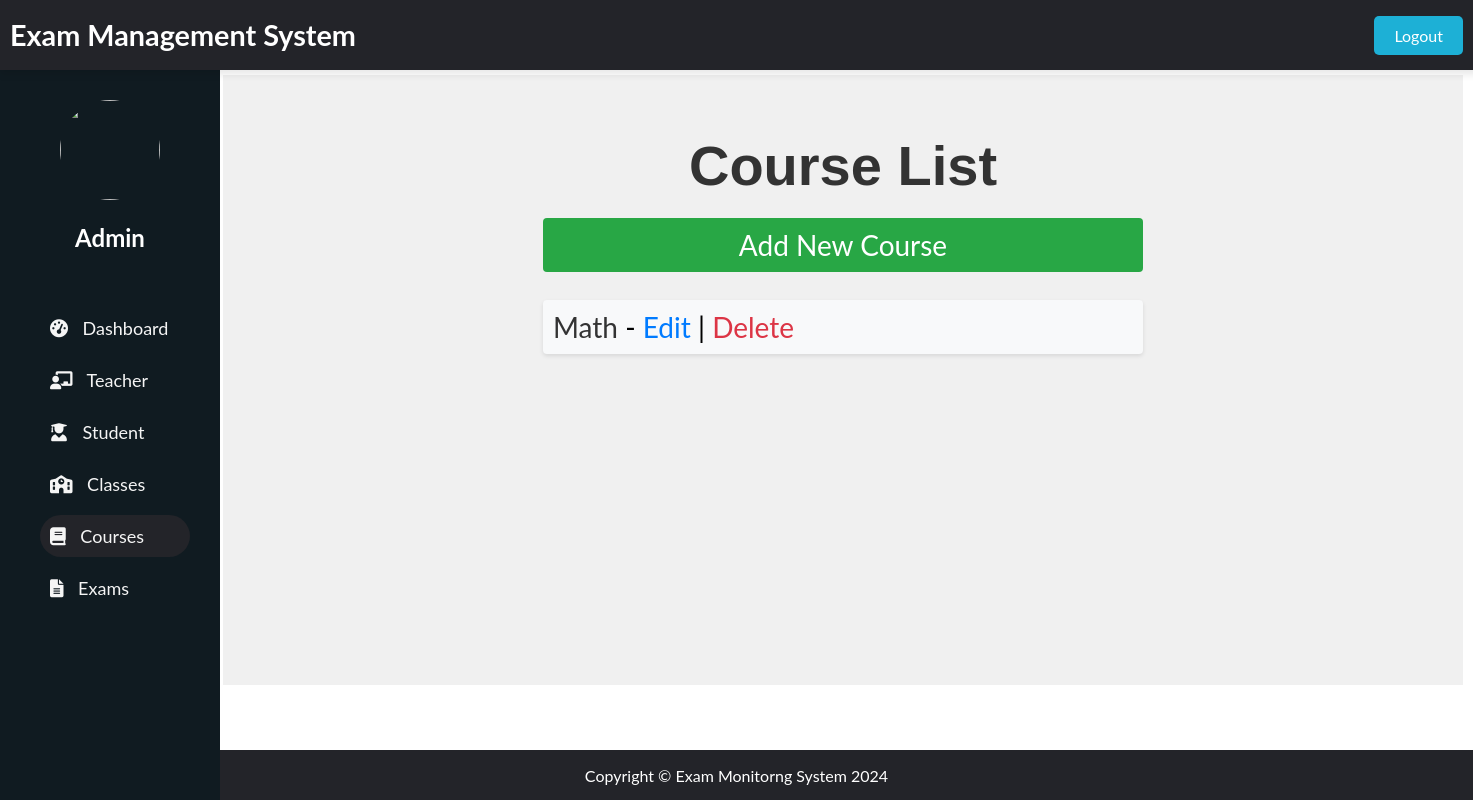
The page /adminpanel/courses/all on the database as committed earlier.
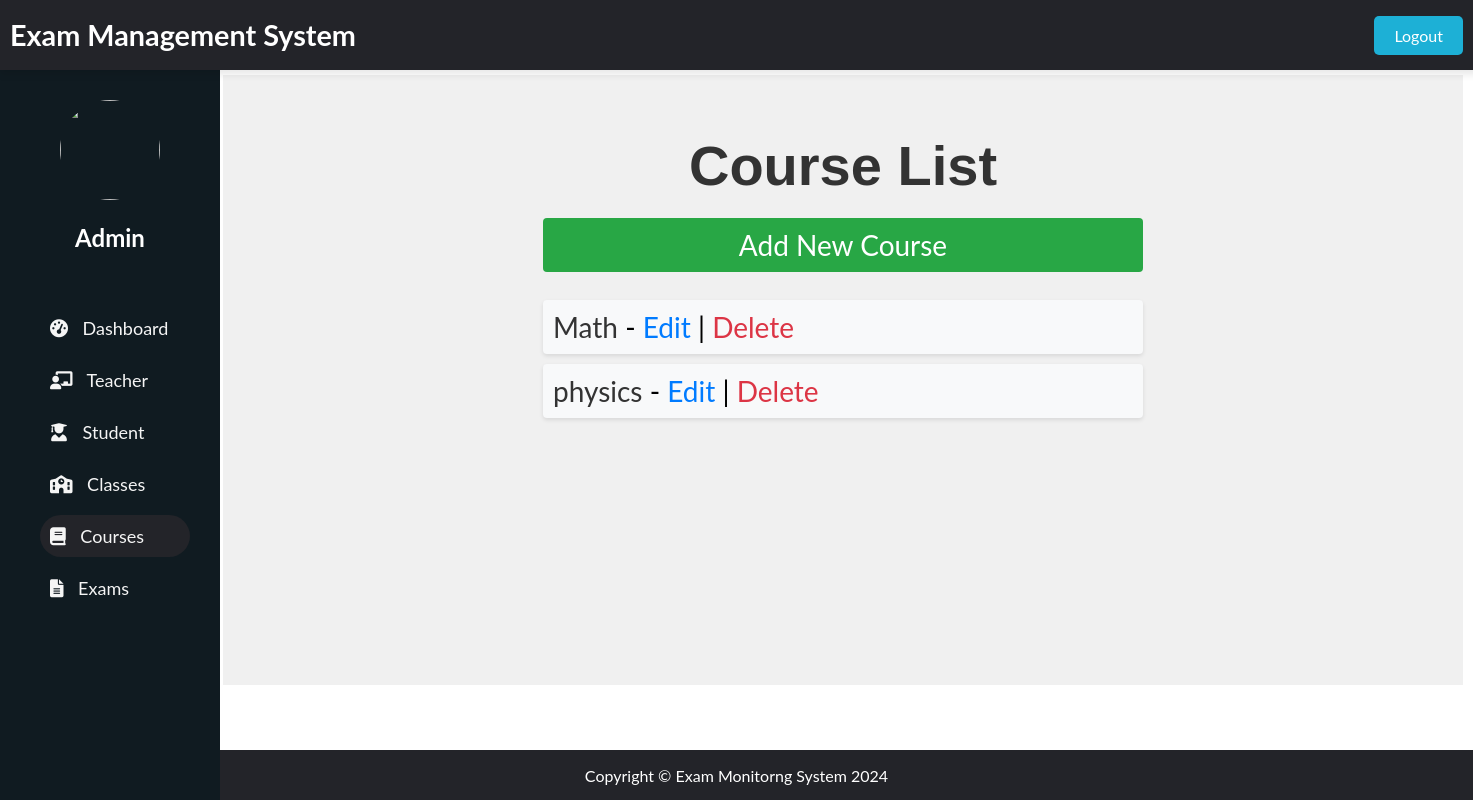
The same page on the database as committed later.
### admin_panel/models.py (models this page shows, shortened)
class Course(models.Model):
    course_id = models.AutoField(primary_key=True)
    name = models.CharField(max_length=100)

### admin_panel/views.py (the view)
# urls.py: path('courses/all', views.course_list, name='course_list'),
def course_list(request):
    courses = Course.objects.all()
    return render(request, 'courses/course_list.html', {'courses': courses})

### admin_panel/templates/courses/course_list.html (shortened to what this page needs)
{% extends "dashboard/index.html" %}
{% block header %}
    {% include "dashboard/header.html" %}
{% endblock header %}
{% block sidenav %}
    {% include "courses/sidenav.html" %}
{% endblock sidenav %}
{% block main %}
    <div class="course-container">
        <h1 class="course-heading">Course List</h1>
        <a href="{% url 'course_create' %}" class="add-course-link">Add New Course</a>
        <ul class="course-list">
            {% for course in courses %}
                <li class="course-item">
                    <a href="{% url 'course_detail' course.pk %}" class="course-link">{{ course.name }}</a> -
                    <a href="{% url 'course_update' course.pk %}" class="edit-link">Edit</a> |
                    <a href="{% url 'course_delete' course.pk %}" class="delete-link">Delete</a>
                </li>
            {% endfor %}
        </ul>
    </div>
{% endblock main %}
{% block footer %}
    {% include "dashboard/footer.html" %}
{% endblock footer %}

Rows that differ between the two databases and show on the page:
added Course: name "physics"
